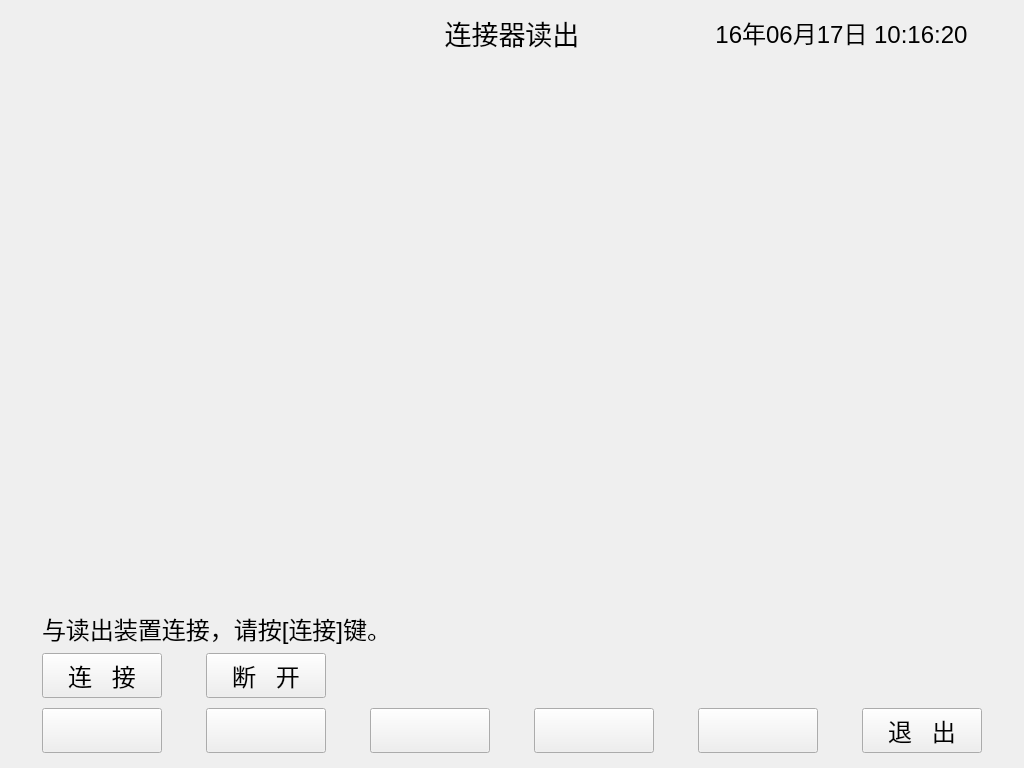
<?xml version="1.0" encoding="UTF-8"?>
<ui version="4.0">
 <class>linkerreadout</class>
 <widget class="QDialog" name="linkerreadout">
  <property name="geometry">
   <rect>
    <x>0</x>
    <y>0</y>
    <width>1024</width>
    <height>768</height>
   </rect>
  </property>
  <property name="windowTitle">
   <string>Dialog</string>
  </property>
  <widget class="QPushButton" name="buttontemp4">
   <property name="geometry">
    <rect>
     <x>698</x>
     <y>708</y>
     <width>120</width>
     <height>45</height>
    </rect>
   </property>
   <property name="font">
    <font>
     <pointsize>18</pointsize>
    </font>
   </property>
   <property name="focusPolicy">
    <enum>Qt::NoFocus</enum>
   </property>
   <property name="text">
    <string/>
   </property>
  </widget>
  <widget class="QLabel" name="title_2">
   <property name="geometry">
    <rect>
     <x>355</x>
     <y>10</y>
     <width>314</width>
     <height>45</height>
    </rect>
   </property>
   <property name="sizePolicy">
    <sizepolicy hsizetype="Expanding" vsizetype="Expanding">
     <horstretch>0</horstretch>
     <verstretch>0</verstretch>
    </sizepolicy>
   </property>
   <property name="font">
    <font>
     <pointsize>20</pointsize>
    </font>
   </property>
   <property name="text">
    <string>连接器读出</string>
   </property>
   <property name="alignment">
    <set>Qt::AlignCenter</set>
   </property>
  </widget>
  <widget class="QLabel" name="title_3">
   <property name="geometry">
    <rect>
     <x>669</x>
     <y>10</y>
     <width>345</width>
     <height>45</height>
    </rect>
   </property>
   <property name="sizePolicy">
    <sizepolicy hsizetype="Expanding" vsizetype="Expanding">
     <horstretch>0</horstretch>
     <verstretch>0</verstretch>
    </sizepolicy>
   </property>
   <property name="font">
    <font>
     <pointsize>18</pointsize>
    </font>
   </property>
   <property name="text">
    <string>16年06月17日 10:16:20</string>
   </property>
   <property name="alignment">
    <set>Qt::AlignCenter</set>
   </property>
  </widget>
  <widget class="QPushButton" name="buttontemp3">
   <property name="geometry">
    <rect>
     <x>534</x>
     <y>708</y>
     <width>120</width>
     <height>45</height>
    </rect>
   </property>
   <property name="font">
    <font>
     <pointsize>18</pointsize>
    </font>
   </property>
   <property name="focusPolicy">
    <enum>Qt::NoFocus</enum>
   </property>
   <property name="text">
    <string/>
   </property>
  </widget>
  <widget class="QPushButton" name="buttontemp1">
   <property name="geometry">
    <rect>
     <x>206</x>
     <y>708</y>
     <width>120</width>
     <height>45</height>
    </rect>
   </property>
   <property name="font">
    <font>
     <pointsize>18</pointsize>
    </font>
   </property>
   <property name="focusPolicy">
    <enum>Qt::NoFocus</enum>
   </property>
   <property name="text">
    <string/>
   </property>
  </widget>
  <widget class="QPushButton" name="buttonquit">
   <property name="geometry">
    <rect>
     <x>862</x>
     <y>708</y>
     <width>120</width>
     <height>45</height>
    </rect>
   </property>
   <property name="font">
    <font>
     <pointsize>18</pointsize>
    </font>
   </property>
   <property name="focusPolicy">
    <enum>Qt::NoFocus</enum>
   </property>
   <property name="text">
    <string>退   出</string>
   </property>
  </widget>
  <widget class="QLabel" name="title">
   <property name="geometry">
    <rect>
     <x>10</x>
     <y>10</y>
     <width>345</width>
     <height>45</height>
    </rect>
   </property>
   <property name="sizePolicy">
    <sizepolicy hsizetype="Expanding" vsizetype="Expanding">
     <horstretch>0</horstretch>
     <verstretch>0</verstretch>
    </sizepolicy>
   </property>
   <property name="font">
    <font>
     <pointsize>26</pointsize>
    </font>
   </property>
   <property name="text">
    <string/>
   </property>
  </widget>
  <widget class="QPushButton" name="buttontemp2">
   <property name="geometry">
    <rect>
     <x>370</x>
     <y>708</y>
     <width>120</width>
     <height>45</height>
    </rect>
   </property>
   <property name="font">
    <font>
     <pointsize>18</pointsize>
    </font>
   </property>
   <property name="focusPolicy">
    <enum>Qt::NoFocus</enum>
   </property>
   <property name="text">
    <string/>
   </property>
  </widget>
  <widget class="QPushButton" name="buttontemp0">
   <property name="geometry">
    <rect>
     <x>42</x>
     <y>708</y>
     <width>120</width>
     <height>45</height>
    </rect>
   </property>
   <property name="font">
    <font>
     <pointsize>18</pointsize>
    </font>
   </property>
   <property name="focusPolicy">
    <enum>Qt::NoFocus</enum>
   </property>
   <property name="text">
    <string/>
   </property>
  </widget>
  <widget class="QLabel" name="labelbuttonarea">
   <property name="geometry">
    <rect>
     <x>10</x>
     <y>703</y>
     <width>1004</width>
     <height>55</height>
    </rect>
   </property>
   <property name="text">
    <string/>
   </property>
  </widget>
  <widget class="QPushButton" name="buttonlink">
   <property name="geometry">
    <rect>
     <x>42</x>
     <y>653</y>
     <width>120</width>
     <height>45</height>
    </rect>
   </property>
   <property name="font">
    <font>
     <pointsize>18</pointsize>
    </font>
   </property>
   <property name="focusPolicy">
    <enum>Qt::NoFocus</enum>
   </property>
   <property name="text">
    <string>连   接</string>
   </property>
  </widget>
  <widget class="QPushButton" name="buttonbreak">
   <property name="geometry">
    <rect>
     <x>206</x>
     <y>653</y>
     <width>120</width>
     <height>45</height>
    </rect>
   </property>
   <property name="font">
    <font>
     <pointsize>18</pointsize>
    </font>
   </property>
   <property name="focusPolicy">
    <enum>Qt::NoFocus</enum>
   </property>
   <property name="text">
    <string>断   开</string>
   </property>
  </widget>
  <widget class="QLabel" name="labelmessage">
   <property name="geometry">
    <rect>
     <x>42</x>
     <y>608</y>
     <width>721</width>
     <height>40</height>
    </rect>
   </property>
   <property name="font">
    <font>
     <pointsize>18</pointsize>
    </font>
   </property>
   <property name="text">
    <string>与读出装置连接，请按[连接]键。</string>
   </property>
   <property name="alignment">
    <set>Qt::AlignLeading|Qt::AlignLeft|Qt::AlignVCenter</set>
   </property>
  </widget>
  <zorder>labelbuttonarea</zorder>
  <zorder>buttontemp4</zorder>
  <zorder>title_2</zorder>
  <zorder>title_3</zorder>
  <zorder>buttontemp3</zorder>
  <zorder>buttontemp1</zorder>
  <zorder>buttonquit</zorder>
  <zorder>title</zorder>
  <zorder>buttontemp2</zorder>
  <zorder>buttontemp0</zorder>
  <zorder>buttonlink</zorder>
  <zorder>buttonbreak</zorder>
  <zorder>labelmessage</zorder>
 </widget>
 <resources/>
 <connections/>
</ui>
